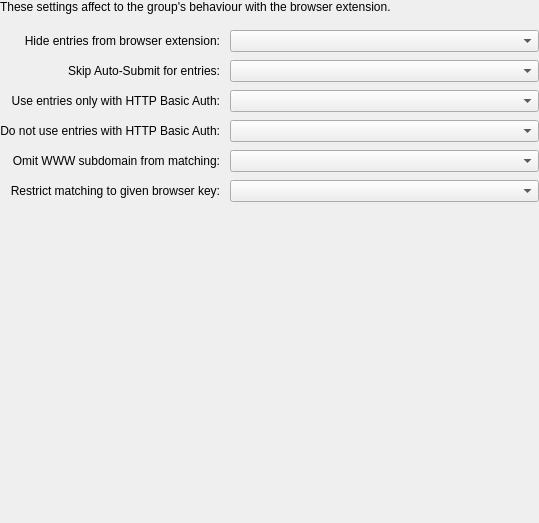
<?xml version="1.0" encoding="UTF-8"?>
<ui version="4.0">
 <class>EditGroupWidgetBrowser</class>
 <widget class="QWidget" name="EditGroupWidgetBrowser">
   <property name="geometry">
    <rect>
     <x>0</x>
     <y>0</y>
     <width>539</width>
     <height>523</height>
    </rect>
   </property>
   <layout class="QVBoxLayout" name="verticalLayout_1">
    <property name="leftMargin">
     <number>0</number>
    </property>
    <property name="topMargin">
     <number>0</number>
    </property>
    <property name="rightMargin">
     <number>0</number>
    </property>
    <property name="bottomMargin">
     <number>0</number>
    </property>
    <item>
     <widget class="QLabel" name="label">
      <property name="text">
       <string>These settings affect to the group's behaviour with the browser extension.</string>
      </property>
     </widget>
    </item>
    <item>
     <layout class="QGridLayout" name="gridLayout" rowstretch="0,0,0,1" columnstretch="0,1" rowminimumheight="0,0,0,1">
      <property name="leftMargin">
       <number>0</number>
      </property>
      <property name="topMargin">
       <number>10</number>
      </property>
      <property name="rightMargin">
       <number>0</number>
      </property>
      <property name="bottomMargin">
       <number>0</number>
      </property>
      <property name="horizontalSpacing">
       <number>10</number>
      </property>
      <property name="verticalSpacing">
       <number>8</number>
      </property>
      <item row="0" column="0">
       <widget class="QLabel" name="browserIntegrationHideEntriesLabel">
        <property name="text">
         <string>Hide entries from browser extension:</string>
        </property>
        <property name="alignment">
         <set>Qt::AlignLeading|Qt::AlignLeft|Qt::AlignRight|Qt::AlignTrailing|Qt::AlignVCenter</set>
        </property>
       </widget>
      </item>
      <item row="0" column="1">
       <widget class="Material::ComboBox" name="browserIntegrationHideEntriesComboBox">
        <property name="accessibleName">
         <string>Hide entries from browser extension toggle for this and sub groups</string>
        </property>
       </widget>
      </item>
      <item row="1" column="0">
       <widget class="QLabel" name="browserIntegrationSkipAutoSubmitLabel">
        <property name="text">
         <string>Skip Auto-Submit for entries:</string>
        </property>
        <property name="alignment">
         <set>Qt::AlignLeading|Qt::AlignLeft|Qt::AlignRight|Qt::AlignTrailing|Qt::AlignVCenter</set>
        </property>
       </widget>
      </item>
      <item row="1" column="1">
       <widget class="Material::ComboBox" name="browserIntegrationSkipAutoSubmitComboBox">
        <property name="accessibleName">
         <string>Skip Auto-Submit toggle for this and sub groups</string>
        </property>
       </widget>
      </item>
      <item row="2" column="0">
       <widget class="QLabel" name="browserIntegrationOnlyHttpAuthLabel">
        <property name="text">
         <string>Use entries only with HTTP Basic Auth:</string>
        </property>
        <property name="alignment">
         <set>Qt::AlignLeading|Qt::AlignLeft|Qt::AlignRight|Qt::AlignTrailing|Qt::AlignVCenter</set>
        </property>
       </widget>
      </item>
      <item row="2" column="1">
       <widget class="Material::ComboBox" name="browserIntegrationOnlyHttpAuthComboBox">
        <property name="accessibleName">
         <string>Only HTTP Auth toggle for this and sub groups</string>
        </property>
       </widget>
      </item>
      <item row="3" column="0">
       <widget class="QLabel" name="browserIntegrationNotHttpAuthLabel">
        <property name="text">
         <string>Do not use entries with HTTP Basic Auth:</string>
        </property>
        <property name="alignment">
         <set>Qt::AlignLeading|Qt::AlignLeft|Qt::AlignRight|Qt::AlignTrailing|Qt::AlignVCenter</set>
        </property>
       </widget>
      </item>
      <item row="3" column="1">
       <widget class="Material::ComboBox" name="browserIntegrationNotHttpAuthComboBox">
        <property name="accessibleName">
         <string>Do not use HTTP Auth toggle for this and sub groups</string>
        </property>
       </widget>
      </item>
      <item row="4" column="0">
       <widget class="QLabel" name="browserIntegrationOmitWwwLabel">
        <property name="text">
         <string>Omit WWW subdomain from matching:</string>
        </property>
        <property name="alignment">
         <set>Qt::AlignLeading|Qt::AlignLeft|Qt::AlignRight|Qt::AlignTrailing|Qt::AlignVCenter</set>
        </property>
       </widget>
      </item>
      <item row="4" column="1">
       <widget class="Material::ComboBox" name="browserIntegrationOmitWwwCombobox">
        <property name="accessibleName">
         <string>Omit WWW subdomain from matching toggle for this and sub groups</string>
        </property>
       </widget>
      </item>
      <item row="5" column="0">
       <widget class="QLabel" name="browserIntegrationRestrictKey">
        <property name="text">
         <string>Restrict matching to given browser key:</string>
        </property>
        <property name="alignment">
         <set>Qt::AlignLeading|Qt::AlignLeft|Qt::AlignRight|Qt::AlignTrailing|Qt::AlignVCenter</set>
        </property>
       </widget>
      </item>
      <item row="5" column="1">
       <widget class="Material::ComboBox" name="browserIntegrationRestrictKeyCombobox">
        <property name="accessibleName">
         <string>Restrict matching to given browser key toggle for this and sub groups</string>
        </property>
       </widget>
      </item>
      <item row="6" column="0">
       <spacer name="verticalSpacer_1">
        <property name="orientation">
         <enum>Qt::Vertical</enum>
        </property>
        <property name="sizeHint" stdset="0">
         <size>
          <width>20</width>
          <height>40</height>
         </size>
        </property>
       </spacer>
      </item>
     </layout>
    </item>
   </layout>
  </widget>
 <customwidgets>
  <customwidget>
   <class>Material::ComboBox</class>
   <extends>QComboBox</extends>
   <header>gui/material/MaterialControls.h</header>
  </customwidget>
 </customwidgets>
 <tabstops>
  <tabstop>browserIntegrationHideEntriesComboBox</tabstop>
  <tabstop>browserIntegrationSkipAutoSubmitComboBox</tabstop>
  <tabstop>browserIntegrationOnlyHttpAuthComboBox</tabstop>
  <tabstop>browserIntegrationNotHttpAuthComboBox</tabstop>
  <tabstop>browserIntegrationOmitWwwCombobox</tabstop>
  <tabstop>browserIntegrationRestrictKeyCombobox</tabstop>
 </tabstops>
 <resources/>
 <connections/>
</ui>
